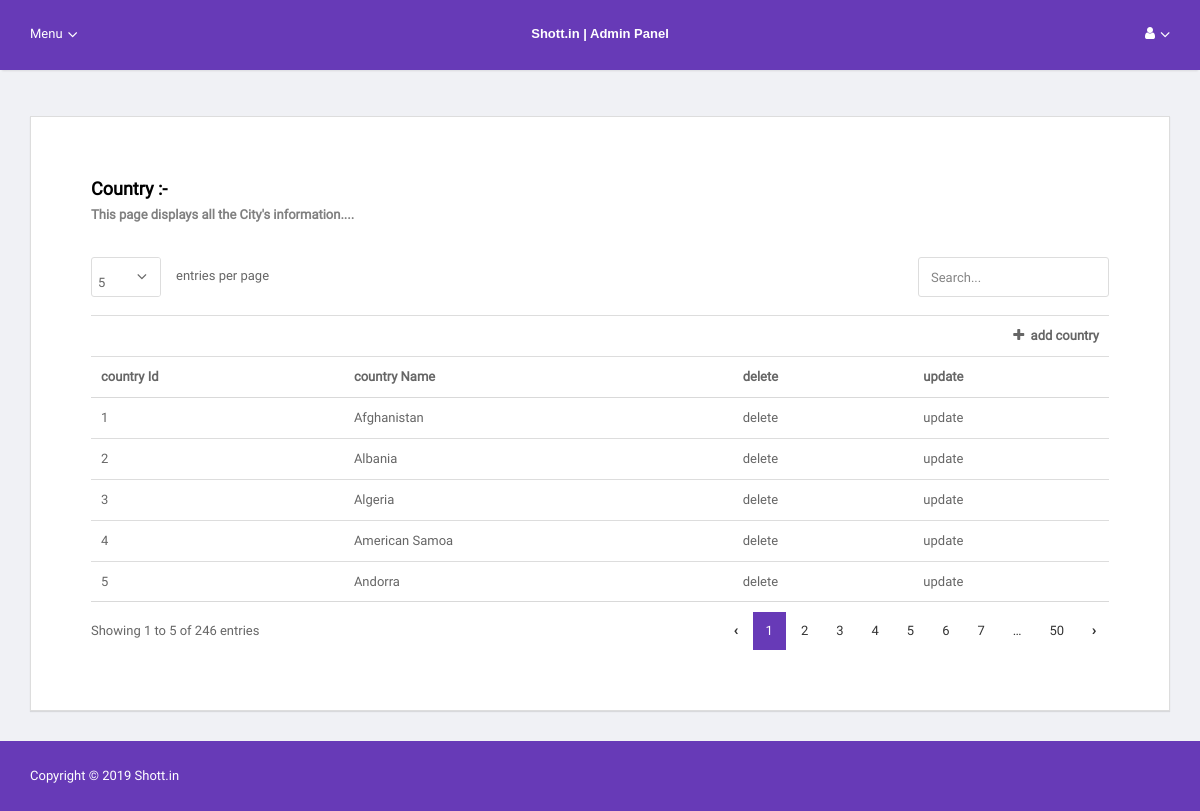
The app's page /admin/country/view_country.php with its own data.
### tables this page shows
CREATE TABLE IF NOT EXISTS `country` (
  `country_id` int(100) NOT NULL AUTO_INCREMENT,
  `country_name` varchar(150) NOT NULL,
  PRIMARY KEY (`country_id`)
);

### admin/country/view_country.php (the view, shortened to what this page needs)
<?php
include "../include/header.php";
include "../include/menu.php";
include "../include/connection.php";
?>
        <div class="container cf--res">
            <div class="main" id="main" role="main">
                <div class="inner">
                    <div class="row mb-3">
                        <div class="col-md-6">
                        </div>
                    </div>
                    <div class="row">
                        <div class="col-lg-12">
                            <div class="panel mb-0" role="region" aria-label="panel title">
                                <p class="mb-6">
                                   <b> <b> <font size="4" color="black"> Country :- </font> </b> </b>
								    <br>
                                   <b> <font size="2" color="grey"> This page displays all the City's information....</font></b>
                                </p>
								<?php
                               $query="SELECT * FROM country";
                               $result=mysqli_query($con,$query);
 ?>
  <form enctype="multipart/form-data">
 <div align="center">
                                <table class="table" id="table">
                                    <thead>
									 <tr>
                                            <td colspan="4" align="right" ><a href="country_form.php"> <i class="fa fa-plus"></i>&nbsp; </a><a href="country_form.php"> <b>add  country</b></a>
                                            </td>
                                     </tr>
                                     <tr>
									        <th> country Id </th>
                                            <th> country Name </th>
                                            <th> delete</th>
                                            <th> update </th>
									 </tr>
                                    </thead>
                                    <tbody>
									<tr>
<?php
$id=1;
		while($row=mysqli_fetch_array($result))
		{
			?>
<td><?php echo $id++; ?> </td>
<td><?php  echo htmlentities($row[1]); ?></td>
 <td> <a href="delete.php?country_id=<?php echo $row[0];?>"> delete </a>  </td>
<td> <a href="update.php?country_id=<?php echo $row[0];?>"> update</a>   </td>
 </tr>
 <?php
 }
 ?>
                                    </tbody>
                                </table>
</div>
</form>
                            </div>
                        </div>
                    </div>
                </div>
            </div>
        </div>
<?php
include "../include/footer.php";
?>

### records on screen
country: country_name "Afghanistan"
country: country_name "Albania"
country: country_name "Algeria"
country: country_name "American Samoa"
country: country_name "Andorra"
